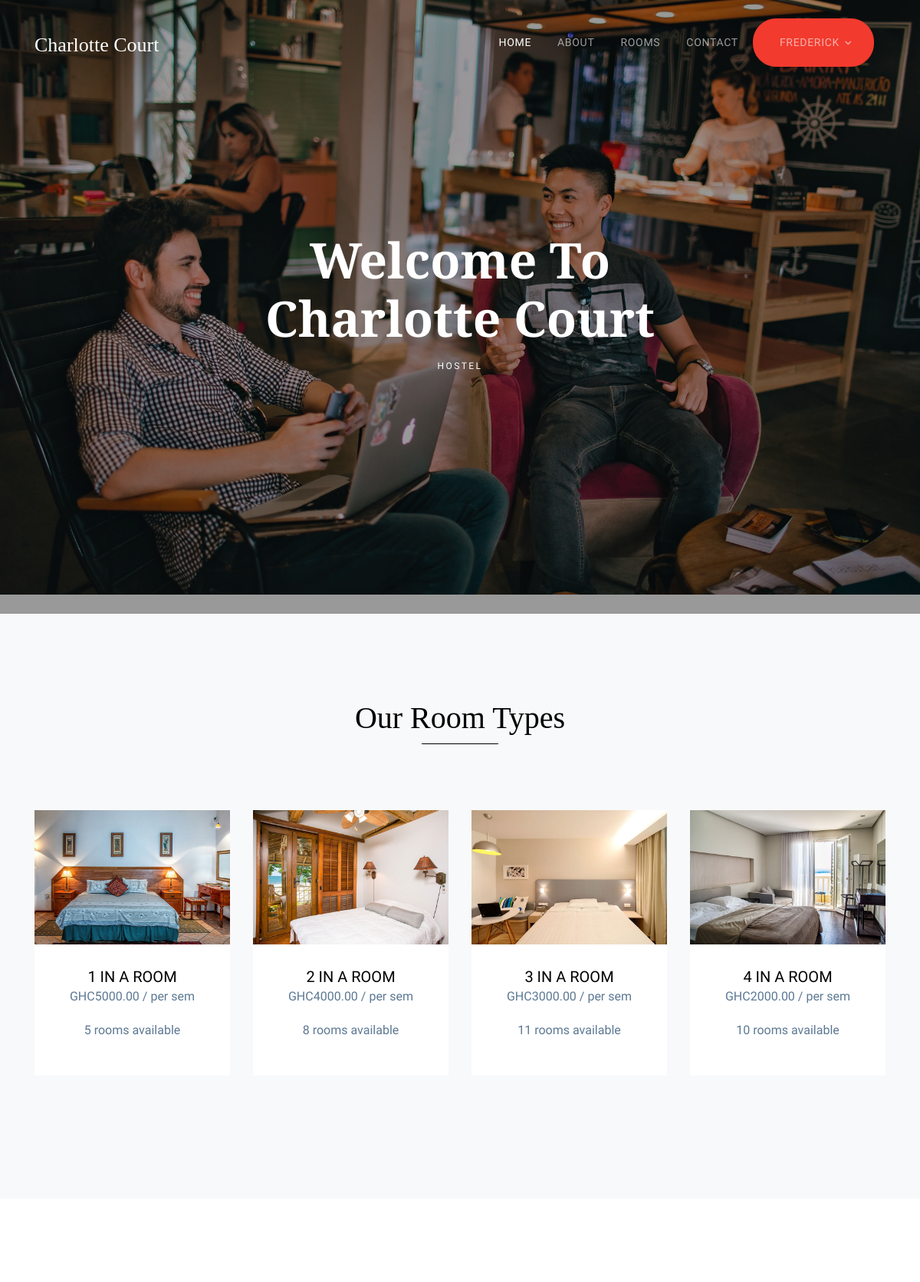
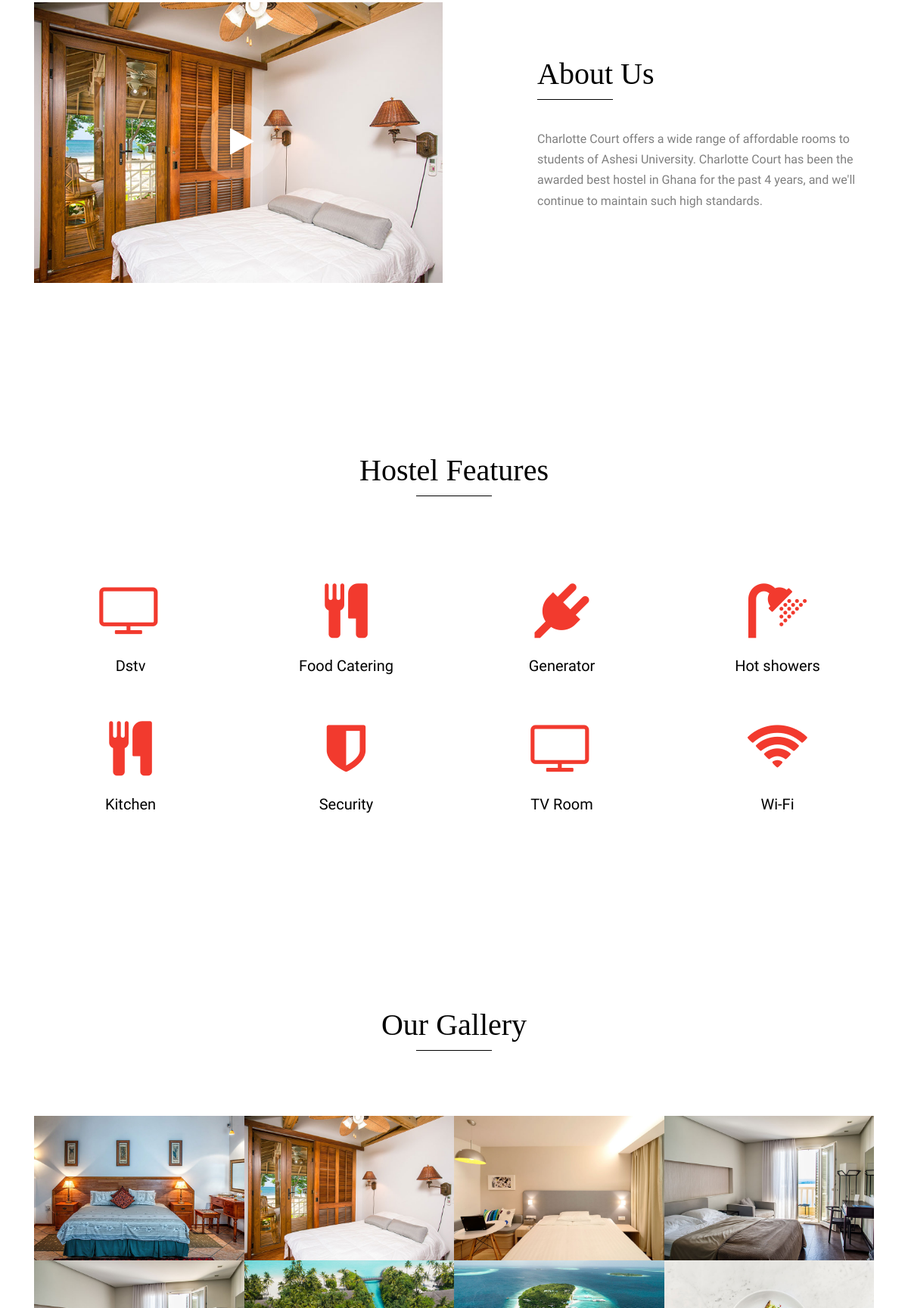
The app's page / (signed in, upper part) with its own data (2 pictures, top to bottom).
### hostel/models.py (models this page shows, shortened)
class Room_Type(models.Model):
    capacity = models.PositiveSmallIntegerField()
    price_per_day = models.DecimalField(null=True, blank=True, max_digits=7, decimal_places=2)
    price_per_week = models.DecimalField(null=True, blank=True, max_digits=7, decimal_places=2)
    price_per_month = models.DecimalField(null=True, blank=True, max_digits=7, decimal_places=2)
    price_per_sem = models.DecimalField(max_digits=7, decimal_places=2)
    image1 = models.ImageField(null=True, blank=True, upload_to='static/images/', max_length=100)
    image2 = models.ImageField(null=True, blank=True, upload_to='static/images/', max_length=100)
    image3 = models.ImageField(null=True, blank=True, upload_to='static/images/', max_length=100)
    class Meta:
        ordering = ["capacity"]
    def count_available_rooms(self):
        count = Room.objects.filter(room_type=self, num_of_people__lt=self.capacity).count()
        return count

class Facility(models.Model):
    name = models.CharField(max_length=100, help_text='Name must be a maximum of 100 characters', unique=True)
    icon = models.CharField(max_length=50)
    class Meta:
        ordering = ["name"]

### hostel/views.py (the view)
# urls.py: path('', views.IndexView.as_view(), name="index"),
class IndexView(ListView):
    model = Room_Type
    context_object_name = 'room_types'
    template_name = 'index.html'
    def get_context_data(self, **kwargs):
        context = super(IndexView, self).get_context_data(**kwargs)
        context['facilities'] = Facility.objects.all()[:8]
        return context

### templates/index.html (shortened to what this page needs)
{% extends 'master.html' %}
{% block home_active_class %} class="active" {% endblock%}
{% block intro %}
<div class="slide-one-item home-slider owl-carousel">
<div class="site-blocks-cover overlay" style="background-image: url(/static/images/hero_1.jpg)" data-aos="fade" data-stellar-background-ratio="0.5">
  <div class="container">
    <div class="row align-items-center justify-content-center">
      <div class="col-md-7 text-center" data-aos="fade">
        <h1 class="mb-2">Welcome To Charlotte Court</h1>
        <h2 class="caption">Hostel</h2>
      </div>
    </div>
  </div>
</div>
</div>
{% endblock %}
{% block body %}
<div class="site-section bg-light">
  <div class="container">
    <div class="row">
      <div class="col-md-6 mx-auto text-center mb-5 section-heading">
        <h2 class="mb-5">Our Room Types</h2>
      </div>
    </div>
    {% if room_types %}
    <div class="row">
      {% for room_type in room_types %}
      <div class="col-md-6 col-lg-3 mb-5">
        <div class="hotel-room text-center">
          <a href="{% url 'available_rooms' room_type.pk %}" class="d-block mb-0 thumbnail"><img src="/{{room_type.image1}}" alt="Image" class="img-fluid"></a>
          <div class="hotel-room-body">
            <h3 class="heading mb-0"><a href="{% url 'available_rooms' room_type.pk %}">{{ room_type.capacity }} in a room</a></h3>
            <p><strong class="price">GHC{{ room_type.price_per_sem }} / per sem</strong></p>
            <p><strong class="price">{{ room_type.count_available_rooms }} room{{room_type.count_available_rooms|pluralize}} available</strong></p>
          </div>
        </div>
      </div>
      {% endfor %}
    </div>
    {% else %}
      <p>No room types available</p>
    {% endif %}
  </div>
</div>
<div class="site-section">
  <div class="container">
    <div class="row align-items-center">
      <div class="col-md-6 mb-5 mb-md-0">
          <div class="img-border">
            <a href="https://vimeo.com/28959265" class="popup-vimeo image-play">
              <span class="icon-wrap">
                <span class="icon icon-play"></span>
              </span>
              <img src="/static/images/img_2.jpg" alt="" class="img-fluid">
            </a>
          </div>
      </div>
      <div class="col-md-5 ml-auto">
        <div class="section-heading text-left">
          <h2 class="mb-5">About Us</h2>
        </div>
        <p class="mb-4">Charlotte Court offers a wide range of affordable rooms to students of Ashesi University. Charlotte Court has been the awarded best hostel in Ghana for the past 4 years, and we'll continue to maintain such high standards. </p>
      </div>
    </div>
  </div>
</div>
<div class="site-section">
  <div class="container">
    <div class="row">
      <div class="col-md-6 mx-auto text-center mb-5 section-heading">
        <h2 class="mb-5">Hostel Features</h2>
      </div>
    </div>
    {% if room_types %}
      <div class="row">
        {% for facility in facilities %}
        <div class="col-sm-6 col-md-4 col-lg-3">
          <div class="text-center p-4 item">
            <span class=" display-3 mb-3 d-block text-primary"><i class="{{ facility.icon }}" aria-hidden="true"></i></span>
            <h2 class="h5">{{ facility.name }}</h2>
          </div>
        </div>
        {% endfor %}
    </div>
    {% else %}
    <p>No facilities available</p>
    {% endif %}
  </div>
</div>
<div class="site-section">
  <div class="container">
    <div class="row">
      <div class="col-md-6 mx-auto text-center mb-5 section-heading">
        <h2 class="mb-5">Our Gallery</h2>
      </div>
    </div>
    <div class="row no-gutters">
      <div class="col-md-6 col-lg-3">
        <a href="/static/images/img_1.jpg" class="image-popup img-opacity"><img src="/static/images/img_1.jpg" alt="Image" class="img-fluid"></a>
      </div>
      <div class="col-md-6 col-lg-3">
        <a href="/static/images/img_2.jpg" class="image-popup img-opacity"><img src="/static/images/img_2.jpg" alt="Image" class="img-fluid"></a>
      </div>
      <div class="col-md-6 col-lg-3">
        <a href="/static/images/img_3.jpg" class="image-popup img-opacity"><img src="/static/images/img_3.jpg" alt="Image" class="img-fluid"></a>
      </div>
      <div class="col-md-6 col-lg-3">
        <a href="/static/images/img_4.jpg" class="image-popup img-opacity"><img src="/static/images/img_4.jpg" alt="Image" class="img-fluid"></a>
      </div>
      <div class="col-md-6 col-lg-3">
        <a href="/static/images/img_4.jpg" class="image-popup img-opacity"><img src="/static/images/img_4.jpg" alt="Image" class="img-fluid"></a>
      </div>
      <div class="col-md-6 col-lg-3">
        <a href="/static/images/img_5.jpg" class="image-popup img-opacity"><img src="/static/images/img_5.jpg" alt="Image" class="img-fluid"></a>
      </div>
      <div class="col-md-6 col-lg-3">
        <a href="/static/images/img_6.jpg" class="image-popup img-opacity"><img src="/static/images/img_6.jpg" alt="Image" class="img-fluid"></a>
      </div>
      <div class="col-md-6 col-lg-3">
        <a href="/static/images/img_7.jpg" class="image-popup img-opacity"><img src="/static/images/img_7.jpg" alt="Image" class="img-fluid"></a>
      </div>
    </div>
  </div>
</div>
{% endblock %}

### templates/master.html (shortened to what this page needs)
{% load static %}<!DOCTYPE html>
<html lang="en">
  <head>
    <link rel="stylesheet" href="{% static 'fonts/icomoon/style.css' %}">
    <link rel="stylesheet" href="{% static 'css/bootstrap.min.css' %}">
    <link rel="stylesheet" href="{% static 'css/magnific-popup.css' %}">
    <link rel="stylesheet" href="{% static 'css/jquery-ui.css' %}">
    <link rel="stylesheet" href="{% static 'css/owl.carousel.min.css' %}">
    <link rel="stylesheet" href="{% static 'css/owl.theme.default.min.css' %}">
    <link rel="stylesheet" href="{% static 'css/bootstrap-datepicker.css' %}">
    <link rel="stylesheet" href="{% static 'css/animate.css' %}">
    <link rel="stylesheet" href="https://cdn.jsdelivr.net/npm/mediaelement@4.2.7/build/mediaelementplayer.min.css">
    <link rel="stylesheet" href="{% static 'fonts/flaticon/font/flaticon.css' %}">
    <link rel="stylesheet" href="{% static 'css/aos.css' %}">
    <link rel="stylesheet" href="{% static 'css/style.css' %}">
    <link rel="stylesheet" href="https://stackpath.bootstrapcdn.com/font-awesome/4.7.0/css/font-awesome.min.css">
  </head>
  <body>
  <div class="site-wrap">
    <div class="site-navbar-wrap js-site-navbar bg-white">
      <div class="container">
        <div class="site-navbar bg-light">
          <div class="py-1">
            <div class="row align-items-center">
              <div class="col-4">
                <h2 class="mb-0 site-logo"><a href="{% url 'index' %}">Charlotte Court</a></h2>
              </div>
              <div class="col-8">
                <nav class="site-navigation text-right" role="navigation">
                  <div class="container">
                    <ul class="site-menu js-clone-nav d-none d-lg-block">
                      <li {% block home_active_class %}{% endblock%} >
                        <a href="{% url 'index' %}">Home</a>
                      </li>
                      <li {% block about_active_class %}{% endblock %} ><a href="{% url 'about' %}">About</a></li>
                      <li {% block rooms_active_class %}{% endblock %} ><a href="{% url 'rooms' %}">Rooms</a></li>
                      <li {% block contact_active_class %}{% endblock %} ><a href="{% url 'contact' %}">Contact</a></li>
                      {% if user.is_authenticated %}
                      <li class="has-children btn btn-primary pill text-white px-4">
                        <a href="#">{% firstof user.get_short_name user.get_username %}</a>
                      </li>
                      {% else %}
                      <li class="btn btn-primary pill text-white px-4"><a href="{% url 'accounts:login' %}">Login</a></li>
                      {% endif %}
                    </ul>
                  </div>
                </nav>
              </div>
            </div>
          </div>
        </div>
      </div>
    </div>
    {% block intro %}
    {% endblock %}
    {% block body %}
    {% endblock %}
  </div>
  </body>
</html>

### records on screen
Room_Type: image1 (picture), capacity "1", price_per_sem "5000.00", count_available_rooms "5"
Room_Type: image1 (picture), capacity "2", price_per_sem "4000.00", count_available_rooms "8"
Room_Type: image1 (picture), capacity "3", price_per_sem "3000.00", count_available_rooms "11"
Room_Type: image1 (picture), capacity "4", price_per_sem "2000.00", count_available_rooms "10"
Facility: name "Dstv"
Facility: name "Food Catering"
Facility: name "Generator"
Facility: name "Hot showers"
Facility: name "Kitchen"
Facility: name "Security"
Facility: name "TV Room"
Facility: name "Wi-Fi"
